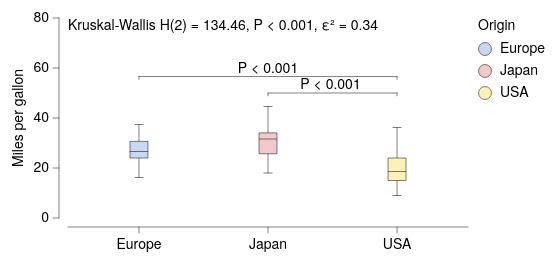

Describe this chart as a Vega-Lite specification.
### Vega-Lite specification from a JSON file in a GitHub repository (floating-point values rounded to 4 significant figures; data arrays with more than 128 entries replaced by an {"elided": "..."} marker saying what was removed)
{"background": null, "config": {"arc": {"fill": "#DBDBDB", "fillOpacity": 1.0, "innerRadius": 25.0, "padAngle": 0.03, "stroke": "black", "strokeOpacity": 1, "strokeWidth": 0.25}, "area": {"fill": "#DBDBDB", "fillOpacity": 1.0, "stroke": "black", "strokeOpacity": 1, "strokeWidth": 0.25}, "axis": {"domain": true, "domainCap": "round", "domainColor": "black", "domainWidth": 0.25, "grid": false, "gridCap": "round", "gridColor": "#F1F1F1", "gridDash": [0, 0], "gridOpacity": 1.0, "gridWidth": 0.25, "labelColor": "black", "labelFont": "Helvetica Neue", "labelFontSize": 7, "labelFontStyle": "normal", "labelFontWeight": 400, "offset": 4.5, "ticks": true, "tickCap": "round", "tickColor": "black", "tickRound": false, "tickSize": 3, "tickWidth": 0.25, "titleColor": "black", "titleFont": "Helvetica Neue", "titleFontSize": 7, "titleFontStyle": "normal", "titleFontWeight": 400}, "axisX": {"domain": true, "labelAlign": "center", "labelAngle": 0, "labels": true, "ticks": true, "translate": 0}, "axisY": {"domain": true, "labelAlign": "right", "labelAngle": 0, "labels": true, "ticks": true, "translate": 0}, "axisRight": {"domain": true, "labelAlign": "left", "labelAngle": 0, "labels": true, "ticks": true, "translate": 0}, "axisTop": {"domain": true, "labelAlign": "center", "labelAngle": 0, "labels": true, "ticks": true, "translate": 0}, "axisBand": {"tickOffset": 0}, "bar": {"fill": "#DBDBDB", "fillOpacity": 1.0, "stroke": "black", "strokeOpacity": 1, "strokeWidth": 0.25}, "boxplot": {"size": 9.0, "ticks": {"cornerRadius": 0.25, "fill": "black", "size": 4.5, "thickness": 0.25}, "box": {"fillOpacity": 1.0, "stroke": "black", "strokeOpacity": 1, "strokeWidth": 0.25}, "median": {"fill": "black", "fillOpacity": 1.0, "size": 9.0, "thickness": 0.25}, "rule": {"fill": "black", "fillOpacity": 1.0, "size": 10.0, "stroke": "black", "strokeDash": [0, 0], "strokeOpacity": 1, "strokeWidth": 0.25}, "outliers": {"color": "black", "fill": "black", "fillOpacity": 1.0, "size": 0, "stroke": "black", "strokeOpacity": 1, "strokeWidth": 0.25}}, "circle": {"fill": "black", "fillOpacity": 1.0, "size": 0.5, "stroke": null, "strokeOpacity": 1, "strokeWidth": 0.25}, "errorband": {"band": {"fillOpacity": 0.6, "stroke": null, "strokeWidth": 0.25, "strokeOpacity": 1}, "borders": {"opacity": 0, "strokeOpacity": 0.25, "strokeWidth": 1}}, "errorbar": {"opacity": 1, "rule": {"strokeDash": [0, 0], "strokeWidth": 0.25}, "ticks": {"color": "black", "cornerRadius": 0.125, "opacity": 1, "size": 6.0, "thickness": 0.25}, "thickness": 0.25}, "font": "Helvetica Neue", "geoshape": {"fill": "#DBDBDB", "fillOpacity": 1.0, "stroke": "black", "strokeOpacity": 1, "strokeWidth": 0.25}, "header": {"labelColor": "black", "labelFont": "Helvetica Neue", "labelFontSize": 7, "labelFontStyle": "normal", "labelFontWeight": 400, "titleColor": "black", "titleFont": "Helvetica Neue", "titleFontSize": 7, "titleFontStyle": "normal", "titleFontWeight": 400, "titlePadding": 0}, "legend": {"disable": false, "offset": 4.5, "gradientLength": 50.0, "gradientThickness": 5.0, "gradientOpacity": 1.0, "gradientStrokeColor": "black", "gradientStrokeWidth": 0.25, "labelColor": "black", "labelFont": "Helvetica Neue", "labelFontSize": 7, "labelFontStyle": "normal", "labelFontWeight": 400, "strokeColor": "black", "strokeWidth": 0, "symbolSize": 42, "symbolStrokeColor": "black", "symbolStrokeWidth": 0.25, "titleColor": "black", "titleFont": "Helvetica Neue", "titleFontSize": 7, "titleFontStyle": "normal", "titleFontWeight": 400}, "line": {"color": "black", "stroke": "black", "strokeCap": "round", "strokeDash": [0, 0], "strokeOpacity": 1, "strokeWidth": 0.375}, "point": {"filled": true, "fill": "#DBDBDB", "fillOpacity": 1.0, "size": 5.0, "stroke": "black", "strokeOpacity": 1, "strokeWidth": 0.25}, "range": {"category": ["#C6D9F1", "#F1C9CB", "#FEF0B9", "#CEE37A", "#7AA8E0", "#E589A3", "#FDDD5D", "#68B961", "#4177B1", "#C35082", "#E5C227", "#438156"], "diverging": {"scheme": ["#C35082", "#CE6D94", "#D989A7", "#E2A4BA", "#EABFCE", "#F1DBE2", "#F6F6F6", "#D7E0EB", "#B9CBE0", "#9BB6D5", "#7DA1C9", "#5F8CBD", "#4177B1"]}, "heatmap": {"scheme": ["#DFE9F7", "#C6D9F1", "#ADC8EC", "#94B8E6", "#7AA8E0", "#6097DA", "#4D87CA", "#4177B1", "#386898", "#2F597F", "#264A69", "#1D3A58"]}, "ordinal": {"scheme": ["#F1F1F1", "#DBDBDB", "#C6C6C6", "#B2B2B2", "#9D9D9D", "#898989", "#767676", "#636363", "#515151", "#404040", "#2F2F2F", "#1F1F1F"]}, "ramp": {"scheme": ["#DFE9F7", "#C6D9F1", "#ADC8EC", "#94B8E6", "#7AA8E0", "#6097DA", "#4D87CA", "#4177B1", "#386898", "#2F597F", "#264A69", "#1D3A58"]}}, "rule": {"color": "black", "stroke": "black", "strokeCap": "round", "strokeDash": [2, 2], "strokeOpacity": 1, "strokeWidth": 0.25}, "scale": {"bandPaddingInner": 0.1, "bandPaddingOuter": 0.1, "round": false}, "rect": {"fill": "#DBDBDB", "fillOpacity": 1.0, "stroke": "black", "strokeOpacity": 1, "strokeWidth": 0.25}, "square": {"fill": "#DBDBDB", "fillOpacity": 1.0, "size": 10.0, "stroke": "black", "strokeOpacity": 1, "strokeWidth": 0.25}, "text": {"color": "black", "font": "Helvetica Neue", "fontSize": 7, "fontStyle": "normal", "fontWeight": 400}, "title": {"anchor": "middle", "frame": "group", "color": "black", "font": "Helvetica Neue", "fontSize": 7, "fontStyle": "normal", "fontWeight": 400, "subtitleColor": "black", "subtitleFont": "Helvetica Neue", "subtitleFontSize": "Helvetica Neue", "subtitleFontStyle": "normal", "subtitleFontWeight": 400}, "view": {"continuousWidth": 200, "continuousHeight": 100, "discreteWidth": 200, "discreteHeight": 100, "fill": null, "stroke": null, "strokeWidth": 0.25}}, "layer": [{"data": {"name": "data-84942684f44a0939f6e50b33ec91a880"}, "mark": {"type": "boxplot"}, "encoding": {"color": {"field": "Origin", "type": "nominal"}, "x": {"field": "Origin", "sort": ["Europe", "Japan", "USA"], "title": null, "type": "nominal"}, "y": {"field": "Miles_per_Gallon", "scale": {"domain": [0, 75]}, "title": "Miles per gallon", "type": "quantitative"}}}, {"layer": [{"data": {"values": [{"__dysonsphere__": 1}]}, "mark": {"type": "text", "align": "left", "angle": 0, "baseline": "top", "dx": 0, "dy": 0, "fontSize": 7, "opacity": 1.0}, "encoding": {"text": {"value": "Kruskal-Wallis H(2) = 134.46, P < 0.001, ε² = 0.34"}, "x": {"value": 0}, "y": {"value": 0}}}, {"layer": [{"data": {"values": [{"x": "Europe", "x2": "USA", "y": 56.58, "__dysonsphere__": 1}]}, "mark": {"type": "rule", "strokeCap": "round", "strokeDash": [0, 0], "strokeWidth": 0.25}, "encoding": {"x": {"field": "x", "type": "nominal"}, "x2": {"field": "x2"}, "y": {"field": "y", "type": "quantitative"}}}, {"data": {"values": [{"x": "Europe", "y": 56.58, "y2": 55.45, "__dysonsphere__": 1}]}, "mark": {"type": "rule", "strokeCap": "round", "strokeDash": [0, 0], "strokeWidth": 0.25}, "encoding": {"x": {"field": "x", "type": "nominal"}, "y": {"field": "y", "type": "quantitative"}, "y2": {"field": "y2"}}}, {"data": {"values": [{"x": "USA", "y": 56.58, "y2": 55.45, "__dysonsphere__": 1}]}, "mark": {"type": "rule", "strokeCap": "round", "strokeDash": [0, 0], "strokeWidth": 0.25}, "encoding": {"x": {"field": "x", "type": "nominal"}, "y": {"field": "y", "type": "quantitative"}, "y2": {"field": "y2"}}}, {"data": {"values": [{"y": 56.58, "label": "P < 0.001", "__dysonsphere__": 1}]}, "mark": {"type": "text", "align": "center", "dy": -4, "fontSize": 7}, "encoding": {"text": {"field": "label", "type": "nominal"}, "x": {"value": 100.0}, "y": {"field": "y", "type": "quantitative"}}}]}, {"layer": [{"data": {"values": [{"x": "Japan", "x2": "USA", "y": 50.0, "__dysonsphere__": 1}]}, "mark": {"type": "rule", "strokeCap": "round", "strokeDash": [0, 0], "strokeWidth": 0.25}, "encoding": {"x": {"field": "x", "type": "nominal"}, "x2": {"field": "x2"}, "y": {"field": "y", "type": "quantitative"}}}, {"data": {"values": [{"x": "Japan", "y": 50.0, "y2": 48.87, "__dysonsphere__": 1}]}, "mark": {"type": "rule", "strokeCap": "round", "strokeDash": [0, 0], "strokeWidth": 0.25}, "encoding": {"x": {"field": "x", "type": "nominal"}, "y": {"field": "y", "type": "quantitative"}, "y2": {"field": "y2"}}}, {"data": {"values": [{"x": "USA", "y": 50.0, "y2": 48.87, "__dysonsphere__": 1}]}, "mark": {"type": "rule", "strokeCap": "round", "strokeDash": [0, 0], "strokeWidth": 0.25}, "encoding": {"x": {"field": "x", "type": "nominal"}, "y": {"field": "y", "type": "quantitative"}, "y2": {"field": "y2"}}}, {"data": {"values": [{"y": 50.0, "label": "P < 0.001", "__dysonsphere__": 1}]}, "mark": {"type": "text", "align": "center", "dy": -4, "fontSize": 7}, "encoding": {"text": {"field": "label", "type": "nominal"}, "x": {"value": 131.2}, "y": {"field": "y", "type": "quantitative"}}}]}], "name": "__dysonsphere_ac8c9f0ce47f41d7_5"}], "$schema": "https://vega.github.io/schema/vega-lite/v6.4.1.json", "datasets": {"data-84942684f44a0939f6e50b33ec91a880": {"elided": "398 records"}}}
